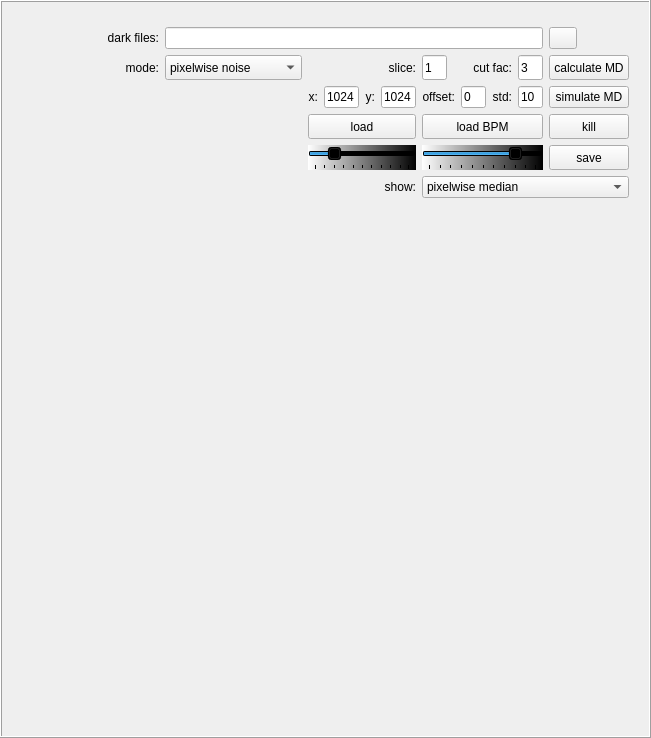
        <widget class="QFrame" name="frame">
         <property name="frameShape">
          <enum>QFrame::Box</enum>
         </property>
         <property name="frameShadow">
          <enum>QFrame::Raised</enum>
         </property>
         <layout class="QVBoxLayout" name="verticalLayout_2">
          <item>
           <widget class="QWidget" name="widget_3" native="true">
            <property name="minimumSize">
             <size>
              <width>550</width>
              <height>200</height>
             </size>
            </property>
            <layout class="QVBoxLayout" name="verticalLayout_4">
             <item>
              <layout class="QGridLayout" name="gridLayout_3" rowstretch="0,0,0,0,0,0,0" columnstretch="0,0,0,0,0,0,0,0,0,0,0,0" rowminimumheight="0,0,0,0,0,0,0" columnminimumwidth="0,0,0,0,0,0,0,0,0,0,0,0">
               <property name="sizeConstraint">
                <enum>QLayout::SetDefaultConstraint</enum>
               </property>
               <item row="5" column="7" colspan="4">
                <widget class="QSlider" name="slider_black">
                 <property name="sizePolicy">
                  <sizepolicy hsizetype="Preferred" vsizetype="Preferred">
                   <horstretch>0</horstretch>
                   <verstretch>0</verstretch>
                  </sizepolicy>
                 </property>
                 <property name="maximumSize">
                  <size>
                   <width>16777215</width>
                   <height>25</height>
                  </size>
                 </property>
                 <property name="styleSheet">
                  <string notr="true">background-color: qlineargradient(spread:pad, x1:0, y1:0, x2:1, y2:0, stop:0 rgba(255, 255, 255, 255), stop:1 rgba(0, 0, 0, 255));</string>
                 </property>
                 <property name="maximum">
                  <number>99</number>
                 </property>
                 <property name="value">
                  <number>80</number>
                 </property>
                 <property name="orientation">
                  <enum>Qt::Horizontal</enum>
                 </property>
                 <property name="tickPosition">
                  <enum>QSlider::TicksBelow</enum>
                 </property>
                </widget>
               </item>
               <item row="3" column="11">
                <widget class="QPushButton" name="button_sim_MD">
                 <property name="sizePolicy">
                  <sizepolicy hsizetype="Preferred" vsizetype="Preferred">
                   <horstretch>0</horstretch>
                   <verstretch>0</verstretch>
                  </sizepolicy>
                 </property>
                 <property name="maximumSize">
                  <size>
                   <width>16777215</width>
                   <height>25</height>
                  </size>
                 </property>
                 <property name="text">
                  <string>simulate MD</string>
                 </property>
                </widget>
               </item>
               <item row="3" column="9">
                <widget class="QLabel" name="label_10">
                 <property name="sizePolicy">
                  <sizepolicy hsizetype="Preferred" vsizetype="Preferred">
                   <horstretch>0</horstretch>
                   <verstretch>0</verstretch>
                  </sizepolicy>
                 </property>
                 <property name="maximumSize">
                  <size>
                   <width>60000</width>
                   <height>25</height>
                  </size>
                 </property>
                 <property name="text">
                  <string>std:</string>
                 </property>
                 <property name="alignment">
                  <set>Qt::AlignRight|Qt::AlignTrailing|Qt::AlignVCenter</set>
                 </property>
                </widget>
               </item>
               <item row="1" column="11">
                <widget class="QPushButton" name="button_calc_MD">
                 <property name="sizePolicy">
                  <sizepolicy hsizetype="Preferred" vsizetype="Preferred">
                   <horstretch>0</horstretch>
                   <verstretch>0</verstretch>
                  </sizepolicy>
                 </property>
                 <property name="maximumSize">
                  <size>
                   <width>120</width>
                   <height>25</height>
                  </size>
                 </property>
                 <property name="text">
                  <string>calculate MD</string>
                 </property>
                </widget>
               </item>
               <item row="0" column="2" colspan="9">
                <widget class="QLineEdit" name="entry_current_file">
                 <property name="text">
                  <string/>
                 </property>
                </widget>
               </item>
               <item row="1" column="1">
                <widget class="QLabel" name="label_2">
                 <property name="text">
                  <string>mode:</string>
                 </property>
                 <property name="alignment">
                  <set>Qt::AlignRight|Qt::AlignTrailing|Qt::AlignVCenter</set>
                 </property>
                </widget>
               </item>
               <item row="5" column="11">
                <widget class="QPushButton" name="button_save_MD">
                 <property name="sizePolicy">
                  <sizepolicy hsizetype="Preferred" vsizetype="Preferred">
                   <horstretch>0</horstretch>
                   <verstretch>0</verstretch>
                  </sizepolicy>
                 </property>
                 <property name="maximumSize">
                  <size>
                   <width>100</width>
                   <height>25</height>
                  </size>
                 </property>
                 <property name="text">
                  <string>save</string>
                 </property>
                </widget>
               </item>
               <item row="1" column="10">
                <widget class="QLineEdit" name="entry_MD_limit">
                 <property name="sizePolicy">
                  <sizepolicy hsizetype="Preferred" vsizetype="Preferred">
                   <horstretch>0</horstretch>
                   <verstretch>0</verstretch>
                  </sizepolicy>
                 </property>
                 <property name="maximumSize">
                  <size>
                   <width>25</width>
                   <height>25</height>
                  </size>
                 </property>
                 <property name="toolTip">
                  <string>&lt;html&gt;&lt;head/&gt;&lt;body&gt;&lt;p&gt;median+(median-minimum)x&amp;quot;cut fac&amp;quot; determines the threshold, above which single values of a pixel are replaced by the median value of the z-column. For the default of limit = 0, no threshold is set.&lt;/p&gt;&lt;/body&gt;&lt;/html&gt;</string>
                 </property>
                 <property name="text">
                  <string>3</string>
                 </property>
                </widget>
               </item>
               <item row="4" column="11">
                <widget class="QPushButton" name="button_kill_MD">
                 <property name="sizePolicy">
                  <sizepolicy hsizetype="Preferred" vsizetype="Preferred">
                   <horstretch>0</horstretch>
                   <verstretch>0</verstretch>
                  </sizepolicy>
                 </property>
                 <property name="maximumSize">
                  <size>
                   <width>100</width>
                   <height>25</height>
                  </size>
                 </property>
                 <property name="text">
                  <string>kill</string>
                 </property>
                </widget>
               </item>
               <item row="0" column="1">
                <widget class="QLabel" name="label">
                 <property name="text">
                  <string>dark files:</string>
                 </property>
                 <property name="alignment">
                  <set>Qt::AlignRight|Qt::AlignTrailing|Qt::AlignVCenter</set>
                 </property>
                </widget>
               </item>
               <item row="0" column="11">
                <widget class="QPushButton" name="button_get_MD_filenames">
                 <property name="maximumSize">
                  <size>
                   <width>28</width>
                   <height>16777215</height>
                  </size>
                 </property>
                 <property name="text">
                  <string/>
                 </property>
                 <property name="icon">
                  <iconset>
                   <normaloff>../icons/file-open.png</normaloff>../icons/file-open.png</iconset>
                 </property>
                </widget>
               </item>
               <item row="3" column="1" rowspan="4" colspan="2">
                <widget class="QLabel" name="label_MD_stats">
                 <property name="sizePolicy">
                  <sizepolicy hsizetype="Expanding" vsizetype="Expanding">
                   <horstretch>0</horstretch>
                   <verstretch>0</verstretch>
                  </sizepolicy>
                 </property>
                 <property name="minimumSize">
                  <size>
                   <width>280</width>
                   <height>0</height>
                  </size>
                 </property>
                 <property name="text">
                  <string/>
                 </property>
                 <property name="alignment">
                  <set>Qt::AlignLeading|Qt::AlignLeft|Qt::AlignTop</set>
                 </property>
                </widget>
               </item>
               <item row="3" column="10">
                <widget class="QLineEdit" name="entry_sig">
                 <property name="sizePolicy">
                  <sizepolicy hsizetype="Preferred" vsizetype="Preferred">
                   <horstretch>0</horstretch>
                   <verstretch>0</verstretch>
                  </sizepolicy>
                 </property>
                 <property name="maximumSize">
                  <size>
                   <width>25</width>
                   <height>25</height>
                  </size>
                 </property>
                 <property name="text">
                  <string>10</string>
                 </property>
                </widget>
               </item>
               <item row="1" column="2">
                <widget class="QComboBox" name="comboBox_dark_mode">
                 <property name="sizePolicy">
                  <sizepolicy hsizetype="Preferred" vsizetype="Preferred">
                   <horstretch>0</horstretch>
                   <verstretch>0</verstretch>
                  </sizepolicy>
                 </property>
                 <item>
                  <property name="text">
                   <string>pixelwise noise</string>
                  </property>
                 </item>
                 <item>
                  <property name="text">
                   <string>global noise</string>
                  </property>
                 </item>
                </widget>
               </item>
               <item row="3" column="5">
                <widget class="QLabel" name="label_9">
                 <property name="text">
                  <string>y:</string>
                 </property>
                 <property name="alignment">
                  <set>Qt::AlignRight|Qt::AlignTrailing|Qt::AlignVCenter</set>
                 </property>
                </widget>
               </item>
               <item row="3" column="6">
                <widget class="QLineEdit" name="mdsim_y">
                 <property name="maximumSize">
                  <size>
                   <width>35</width>
                   <height>16777215</height>
                  </size>
                 </property>
                 <property name="text">
                  <string>1024</string>
                 </property>
                </widget>
               </item>
               <item row="3" column="3">
                <widget class="QLabel" name="label_28">
                 <property name="text">
                  <string>x:</string>
                 </property>
                 <property name="alignment">
                  <set>Qt::AlignRight|Qt::AlignTrailing|Qt::AlignVCenter</set>
                 </property>
                </widget>
               </item>
               <item row="3" column="7">
                <widget class="QLabel" name="label_7">
                 <property name="sizePolicy">
                  <sizepolicy hsizetype="Preferred" vsizetype="Preferred">
                   <horstretch>0</horstretch>
                   <verstretch>0</verstretch>
                  </sizepolicy>
                 </property>
                 <property name="maximumSize">
                  <size>
                   <width>60000</width>
                   <height>25</height>
                  </size>
                 </property>
                 <property name="text">
                  <string>offset:</string>
                 </property>
                 <property name="alignment">
                  <set>Qt::AlignRight|Qt::AlignTrailing|Qt::AlignVCenter</set>
                 </property>
                </widget>
               </item>
               <item row="4" column="3" colspan="4">
                <widget class="QPushButton" name="button_load_MD">
                 <property name="sizePolicy">
                  <sizepolicy hsizetype="Preferred" vsizetype="Preferred">
                   <horstretch>0</horstretch>
                   <verstretch>0</verstretch>
                  </sizepolicy>
                 </property>
                 <property name="maximumSize">
                  <size>
                   <width>1000</width>
                   <height>25</height>
                  </size>
                 </property>
                 <property name="toolTip">
                  <string>&lt;html&gt;&lt;head/&gt;&lt;body&gt;&lt;p&gt;load a bad pixel map (BPM) to exclude regions of the chip from evaluation&lt;/p&gt;&lt;/body&gt;&lt;/html&gt;</string>
                 </property>
                 <property name="text">
                  <string>load</string>
                 </property>
                </widget>
               </item>
               <item row="4" column="7" colspan="4">
                <widget class="QPushButton" name="button_load_dm">
                 <property name="sizePolicy">
                  <sizepolicy hsizetype="Preferred" vsizetype="Preferred">
                   <horstretch>0</horstretch>
                   <verstretch>0</verstretch>
                  </sizepolicy>
                 </property>
                 <property name="maximumSize">
                  <size>
                   <width>1000</width>
                   <height>25</height>
                  </size>
                 </property>
                 <property name="text">
                  <string>load BPM</string>
                 </property>
                </widget>
               </item>
               <item row="5" column="3" colspan="4">
                <widget class="QSlider" name="slider_white">
                 <property name="sizePolicy">
                  <sizepolicy hsizetype="Preferred" vsizetype="Preferred">
                   <horstretch>0</horstretch>
                   <verstretch>0</verstretch>
                  </sizepolicy>
                 </property>
                 <property name="maximumSize">
                  <size>
                   <width>16777215</width>
                   <height>25</height>
                  </size>
                 </property>
                 <property name="styleSheet">
                  <string notr="true">background-color: qlineargradient(spread:pad, x1:0, y1:0, x2:1, y2:0, stop:0 rgba(255, 255, 255, 255), stop:1 rgba(0, 0, 0, 255));</string>
                 </property>
                 <property name="value">
                  <number>20</number>
                 </property>
                 <property name="orientation">
                  <enum>Qt::Horizontal</enum>
                 </property>
                 <property name="tickPosition">
                  <enum>QSlider::TicksBelow</enum>
                 </property>
                </widget>
               </item>
               <item row="3" column="8">
                <widget class="QLineEdit" name="entry_offset">
                 <property name="sizePolicy">
                  <sizepolicy hsizetype="Preferred" vsizetype="Preferred">
                   <horstretch>0</horstretch>
                   <verstretch>0</verstretch>
                  </sizepolicy>
                 </property>
                 <property name="maximumSize">
                  <size>
                   <width>25</width>
                   <height>25</height>
                  </size>
                 </property>
                 <property name="text">
                  <string>0</string>
                 </property>
                </widget>
               </item>
               <item row="3" column="4">
                <widget class="QLineEdit" name="mdsim_x">
                 <property name="maximumSize">
                  <size>
                   <width>35</width>
                   <height>16777215</height>
                  </size>
                 </property>
                 <property name="text">
                  <string>1024</string>
                 </property>
                </widget>
               </item>
               <item row="1" column="8" colspan="2">
                <widget class="QLabel" name="label_8">
                 <property name="sizePolicy">
                  <sizepolicy hsizetype="Preferred" vsizetype="Preferred">
                   <horstretch>0</horstretch>
                   <verstretch>0</verstretch>
                  </sizepolicy>
                 </property>
                 <property name="maximumSize">
                  <size>
                   <width>60000</width>
                   <height>25</height>
                  </size>
                 </property>
                 <property name="text">
                  <string>cut fac:</string>
                 </property>
                 <property name="alignment">
                  <set>Qt::AlignRight|Qt::AlignTrailing|Qt::AlignVCenter</set>
                 </property>
                </widget>
               </item>
               <item row="1" column="7">
                <widget class="QLineEdit" name="entry_MD_parts">
                 <property name="sizePolicy">
                  <sizepolicy hsizetype="Preferred" vsizetype="Preferred">
                   <horstretch>0</horstretch>
                   <verstretch>0</verstretch>
                  </sizepolicy>
                 </property>
                 <property name="maximumSize">
                  <size>
                   <width>25</width>
                   <height>25</height>
                  </size>
                 </property>
                 <property name="toolTip">
                  <string>&lt;html&gt;&lt;head/&gt;&lt;body&gt;&lt;p&gt;Number of slices, in which the frames\nwill be split to save memory space.&lt;/p&gt;&lt;/body&gt;&lt;/html&gt;</string>
                 </property>
                 <property name="text">
                  <string>1</string>
                 </property>
                </widget>
               </item>
               <item row="1" column="3" colspan="4">
                <widget class="QLabel" name="label_3">
                 <property name="sizePolicy">
                  <sizepolicy hsizetype="Preferred" vsizetype="Preferred">
                   <horstretch>0</horstretch>
                   <verstretch>0</verstretch>
                  </sizepolicy>
                 </property>
                 <property name="maximumSize">
                  <size>
                   <width>60000</width>
                   <height>25</height>
                  </size>
                 </property>
                 <property name="text">
                  <string>slice:</string>
                 </property>
                 <property name="alignment">
                  <set>Qt::AlignRight|Qt::AlignTrailing|Qt::AlignVCenter</set>
                 </property>
                </widget>
               </item>
               <item row="6" column="7" colspan="5">
                <widget class="QComboBox" name="comboBox_dark_frame">
                 <property name="sizePolicy">
                  <sizepolicy hsizetype="Preferred" vsizetype="Fixed">
                   <horstretch>0</horstretch>
                   <verstretch>0</verstretch>
                  </sizepolicy>
                 </property>
                 <property name="minimumSize">
                  <size>
                   <width>0</width>
                   <height>0</height>
                  </size>
                 </property>
                 <item>
                  <property name="text">
                   <string>pixelwise median</string>
                  </property>
                 </item>
                 <item>
                  <property name="text">
                   <string>pixelwise median histogram</string>
                  </property>
                 </item>
                 <item>
                  <property name="text">
                   <string>pixelwise mean</string>
                  </property>
                 </item>
                 <item>
                  <property name="text">
                   <string>pixelwise mean histogram</string>
                  </property>
                 </item>
                 <item>
                  <property name="text">
                   <string>pixelwise noise (rms)</string>
                  </property>
                 </item>
                 <item>
                  <property name="text">
                   <string>pixelwise noise (rms) histogram</string>
                  </property>
                 </item>
                 <item>
                  <property name="text">
                   <string>dark frame evolution</string>
                  </property>
                 </item>
                 <item>
                  <property name="text">
                   <string>dark frame evolution histogram</string>
                  </property>
                 </item>
                 <item>
                  <property name="text">
                   <string>defect map</string>
                  </property>
                 </item>
                </widget>
               </item>
               <item row="6" column="5" colspan="2">
                <widget class="QLabel" name="label_13">
                 <property name="text">
                  <string>show:</string>
                 </property>
                 <property name="alignment">
                  <set>Qt::AlignRight|Qt::AlignTrailing|Qt::AlignVCenter</set>
                 </property>
                </widget>
               </item>
              </layout>
             </item>
            </layout>
           </widget>
          </item>
          <item>
           <widget class="QWidget" name="mplwin_dark" native="true">
            <property name="sizePolicy">
             <sizepolicy hsizetype="Expanding" vsizetype="Expanding">
              <horstretch>0</horstretch>
              <verstretch>0</verstretch>
             </sizepolicy>
            </property>
            <property name="minimumSize">
             <size>
              <width>0</width>
              <height>360</height>
             </size>
            </property>
            <layout class="QVBoxLayout" name="mplwin_dark_vl"/>
           </widget>
          </item>
          <item>
           <widget class="QWidget" name="widget_4" native="true">
            <property name="minimumSize">
             <size>
              <width>0</width>
              <height>140</height>
             </size>
            </property>
            <layout class="QVBoxLayout" name="verticalLayout_7">
             <item>
              <layout class="QGridLayout" name="gridLayout_5"/>
             </item>
            </layout>
           </widget>
          </item>
         </layout>
        </widget>
